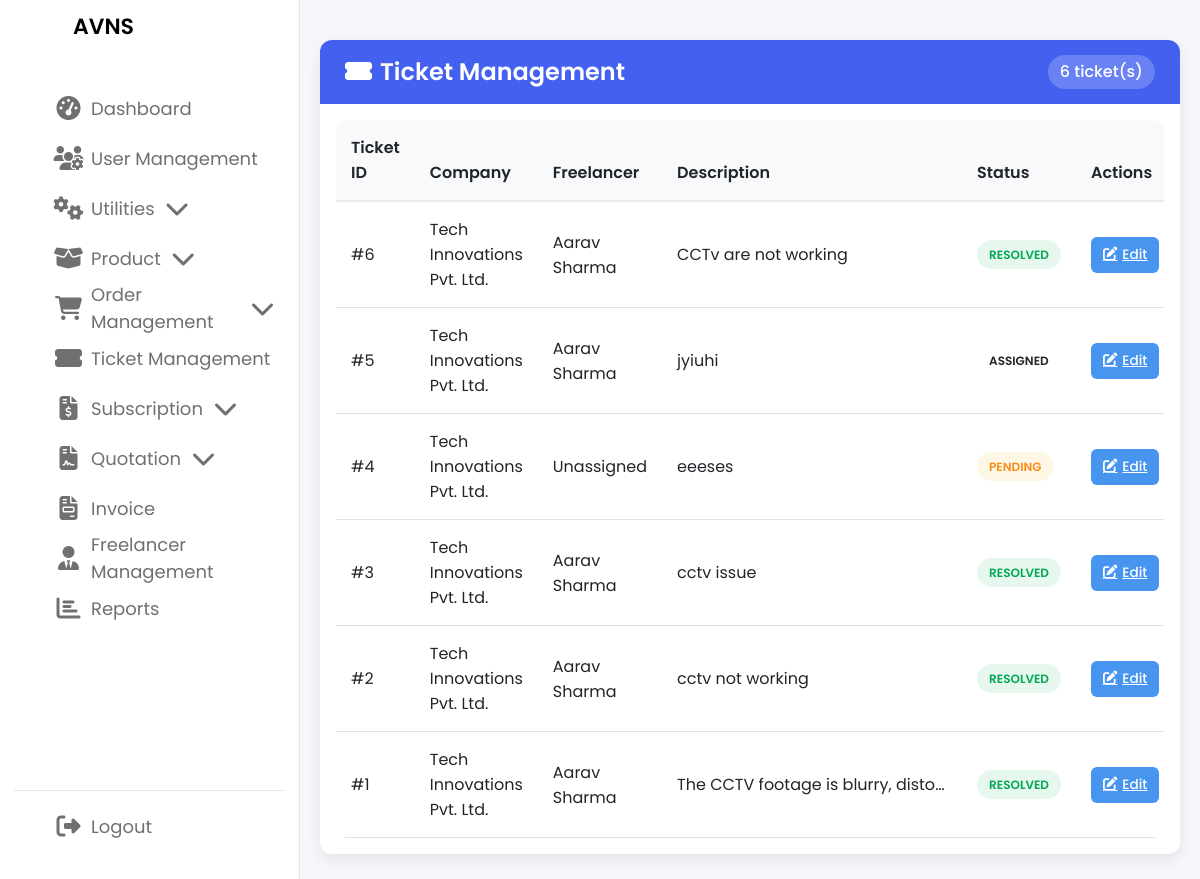
The app's page /Super_Admin/ticket_assignment.php with its own data.
### tables this page shows
CREATE TABLE `ticket` (
  `id` int(11) NOT NULL,
  `customerId` int(11) NOT NULL,
  `freelancerId` int(11) DEFAULT NULL,
  `status` enum('PENDING','ASSIGNED','IN_PROGRESS','RESOLVED','REJECTED','CLOSED') NOT NULL,
  `description` text NOT NULL,
  `createdAt` datetime DEFAULT current_timestamp(),
  `updatedAt` datetime DEFAULT NULL ON UPDATE current_timestamp(),
  `skill_id` int(11) NOT NULL,
  `priority` varchar(20) NOT NULL,
  `remark` varchar(1000) DEFAULT NULL
);

CREATE TABLE `customerdistributor` (
  `id` int(11) NOT NULL,
  `companyName` varchar(255) NOT NULL,
  `mailId` varchar(255) NOT NULL,
  `gstType` enum('REGISTERED','UNREGISTERED') NOT NULL,
  `gstNo` varchar(50) DEFAULT NULL,
  `size` enum('SMALL','MEDIUM','LARGE') NOT NULL,
  `address` varchar(255) NOT NULL,
  `itAdmin` varchar(255) NOT NULL,
  `purchase` varchar(255) NOT NULL,
  `ownerName` varchar(255) NOT NULL,
  `mobileNo` varchar(20) NOT NULL,
  `image` varchar(255) DEFAULT NULL,
  `createdAt` datetime DEFAULT current_timestamp(),
  `updatedAt` datetime DEFAULT NULL ON UPDATE current_timestamp(),
  `password` varchar(255) NOT NULL,
  `sectorId` int(11) NOT NULL,
  `otp` varchar(6) DEFAULT NULL,
  `otp_expiry` datetime DEFAULT NULL,
  `reset_token` varchar(255) DEFAULT NULL,
  `reset_token_expiry` datetime DEFAULT NULL
);

CREATE TABLE `freelancer` (
  `id` int(11) NOT NULL,
  `name` varchar(255) NOT NULL,
  `email` varchar(255) NOT NULL,
  `password` varchar(255) NOT NULL,
  `experience` int(11) NOT NULL,
  `created_at` timestamp NOT NULL DEFAULT current_timestamp(),
  `reset_token` varchar(255) DEFAULT NULL,
  `reset_token_expiry` datetime DEFAULT NULL,
  `image` varchar(255) DEFAULT NULL,
  `updated_at` datetime DEFAULT NULL,
  `is_approved` tinyint(1) DEFAULT 0
);

### Super_Admin/ticket_assignment.php (the view, shortened to what this page needs)
<?php
include 'admin_navbar.php';
$host = 'localhost';
$username = 'root';
$password = '';
$dbname = 'sales_management';
$conn = new mysqli($host, $username, $password, $dbname);
$sql = "SELECT t.id AS ticket_id,
                cd.companyName AS company_name,
                f.name AS freelancer_name,
                t.description,
                t.remark,
                t.status
        FROM ticket t
        LEFT JOIN customerdistributor cd ON t.customerId = cd.id
        LEFT JOIN freelancer f ON t.freelancerId = f.id
        ORDER BY t.id DESC";
$result = $conn->query($sql);
?>
<!DOCTYPE html>
<html lang="en">
<head>
    <link href="https://cdn.jsdelivr.net/npm/bootstrap@5.3.0/dist/css/bootstrap.min.css" rel="stylesheet">
    <link rel="stylesheet" href="https://cdnjs.cloudflare.com/ajax/libs/font-awesome/6.4.0/css/all.min.css">
    <link rel="stylesheet" href="style.css">
</head>
<body>
    <div class="main-container">
        <div class="card">
            <div class="card-header">
                <h2 class="card-title">
                    <i class="fas fa-ticket-alt me-2"></i>Ticket Management
                </h2>
                <span class="badge-count">
                    <?php echo $result->num_rows; ?> ticket(s)
                </span>
            </div>
            <div class="card-body">
                <div class="table-responsive">
                    <table class="table table-hover align-middle">
                        <thead>
                            <tr>
                                <th>Ticket ID</th>
                                <th>Company</th>
                                <th>Freelancer</th>
                                <th>Description</th>
                                <th>Status</th>
                                <th>Actions</th>
                            </tr>
                        </thead>
                        <tbody>
                            <?php if ($result->num_rows > 0): ?>
                                <?php while ($row = $result->fetch_assoc()): ?>
                                    <tr>
                                        <td data-label="Ticket ID">
                                            <span class="cell-content">#<?php echo htmlspecialchars($row['ticket_id']); ?></span>
                                        </td>
                                        <td data-label="Company">
                                            <span class="cell-content"><?php echo htmlspecialchars($row['company_name']); ?></span>
                                        </td>
                                        <td data-label="Freelancer">
                                            <span class="cell-content"><?php echo htmlspecialchars($row['freelancer_name'] ?? 'Unassigned'); ?></span>
                                        </td>
                                        <td data-label="Description" class="description-cell">
                                            <span class="cell-content" title="<?php echo htmlspecialchars($row['description']); ?>">
                                                <?php echo htmlspecialchars($row['description']); ?>
                                            </span>
                                        </td>
                                        <td data-label="Status">
                                            <span class="cell-content">
                                                <?php
                                                $status = $row['status'] ?? 'open';
                                                $statusClass = 'status-' . strtolower($status);
                                                echo "<span class='status-badge $statusClass'>$status</span>";
                                                ?>
                                            </span>
                                        </td>
                                        <td data-label="Actions">
                                            <div class="d-flex gap-2">
                                                <a href="edit_remark.php?ticket_id=<?php echo $row['ticket_id']; ?>"
                                                   class="action-btn btn-edit"
                                                   title="Edit Ticket">
                                                    <i class="fas fa-edit"></i>
                                                    <span class="d-none d-md-inline">Edit</span>
                                                </a>
                                            </div>
                                        </td>
                                    </tr>
                                <?php endwhile; ?>
                            <?php endif; ?>
                        </tbody>
                    </table>
                </div>
            </div>
        </div>
    </div>
</body>
</html>

### Super_Admin/style.css (style rules this page uses)
* { margin: 0; padding: 0; box-sizing: border-box; font-family: 'Poppins', sans-serif; }
:root { --primary-color: #fff; --panel-color: #FFF; --text-color: #000; --black-light-color: #707070; --border-color: #e6e5e5; --toggle-color: #DDD; --box1-color: #4DA3FF; --box2-color: #FFE6AC; --box3-color: #E7D1FC; --title-icon-color: #fff; --tran-05: all 0.5s ease; --tran-03: all 0.3s ease; --tran-03: all 0.2s ease; }
body { min-height: 100vh; background-color: var(--primary-color); }

### Super_Admin/ticket_assignment.php (style rules this page uses)
:root { --primary-color: #4361ee; --secondary-color: #3f37c9; --accent-color: #4895ef; --light-color: #f8f9fa; --dark-color: #212529; --success-color: #4cc9f0; --danger-color: #f72585; --warning-color: #f8961e; --info-color: #4895ef; --border-radius: 12px; }
body { font-family: 'Poppins', sans-serif; background-color: #f5f7fa; color: #4a4a4a; }
.main-container { margin: 20px auto; padding: 20px; max-width: 95%; margin-left:300px; }
.card { border: none; border-radius: var(--border-radius); box-shadow: 0 6px 15px rgba(0, 0, 0, 0.08); overflow: hidden; transition: transform 0.3s ease, box-shadow 0.3s ease; }
.card-header { background-color: var(--primary-color); color: white; padding: 15px 25px; border-bottom: none; display: flex; justify-content: space-between; align-items: center; }
.card-title { font-weight: 600; margin: 0; font-size: 1.5rem; }
.badge-count { background-color: rgba(255, 255, 255, 0.2); padding: 5px 12px; border-radius: 20px; font-weight: 500; }
.table-responsive { border-radius: var(--border-radius); overflow: hidden; }
.table { margin-bottom: 0; }
.table thead th { background-color: #f8f9fa; color: var(--dark-color); font-weight: 600; padding: 15px; border-bottom: 2px solid #e9ecef; position: sticky; top: 0; }
.table tbody td { padding: 15px; vertical-align: middle; border-top: 1px solid #f0f0f0; }
.status-badge { padding: 6px 12px; border-radius: 20px; font-size: 0.75rem; font-weight: 600; text-transform: capitalize; }
.status-pending { background-color: #fff7e6; color: #fa8c16; }
.status-resolved { background-color: #e6f7ee; color: #00a854; }
.action-btn { padding: 8px 12px; border-radius: 6px; font-size: 0.85rem; font-weight: 500; transition: all 0.3s ease; display: inline-flex; align-items: center; gap: 5px; }
.action-btn i { font-size: 0.9rem; }
.btn-edit { background-color: var(--info-color); color: white; }
.description-cell { max-width: 300px; white-space: nowrap; overflow: hidden; text-overflow: ellipsis; }

### records on screen
ticket: id "6", customerId.companyName "Tech Innovations Pvt. Ltd.", freelancerId.name "Aarav Sharma", description "CCTv are not working", status "RESOLVED"
ticket: id "5", customerId.companyName "Tech Innovations Pvt. Ltd.", freelancerId.name "Aarav Sharma", description "jyiuhi", status "ASSIGNED"
ticket: id "4", customerId.companyName "Tech Innovations Pvt. Ltd.", freelancer_name "Unassigned", description "eeeses", status "PENDING"
ticket: id "3", customerId.companyName "Tech Innovations Pvt. Ltd.", freelancerId.name "Aarav Sharma", description "cctv issue", status "RESOLVED"
ticket: id "2", customerId.companyName "Tech Innovations Pvt. Ltd.", freelancerId.name "Aarav Sharma", description "cctv not working", status "RESOLVED"
ticket: id "1", customerId.companyName "Tech Innovations Pvt. Ltd.", freelancerId.name "Aarav Sharma", description "The CCTV footage is blurry, disto…", status "RESOLVED"

### other values on screen
$result->num_rows "6"
